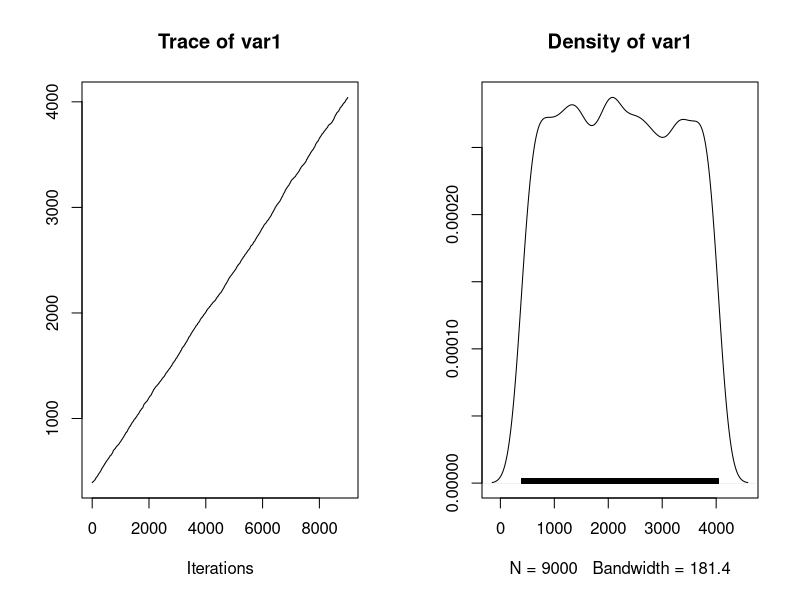
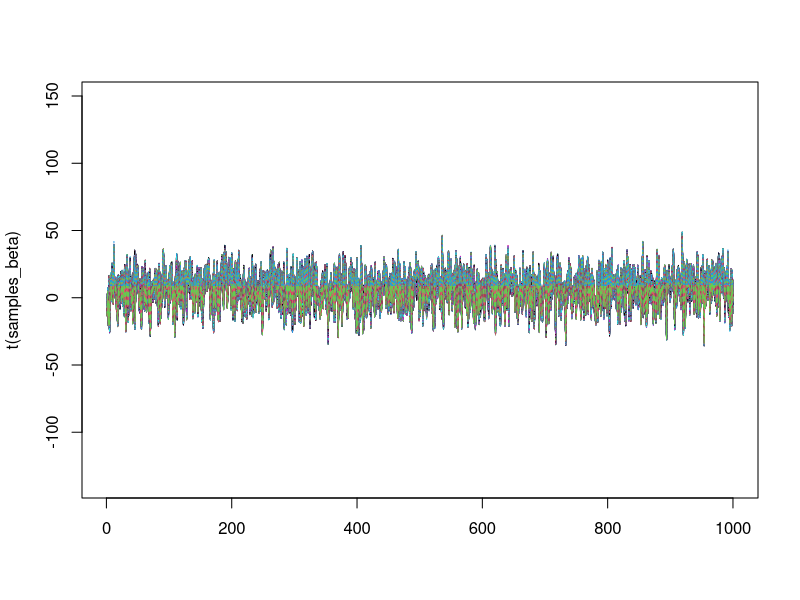

These charts were generated, in order, by the following R code: (Note: a time limit stopped this script after it produced the figures.)
set.seed(1000)

# Genero datos
N <- 1000
X <- matrix(rnorm(N*N),N,N)
y <- X%*%rep(8,N)+rnorm(N,0,1)
MCMCBetasI <- rep(1,N)

# Hiperparámetros (fijos)
sigma2_ <- 1
var <- 1
V <- diag(N)*var
b <- 1
a <- 0
vi <- 1
mi <- 0

# otras cantidades necesarias:
js <- jb <- 0
BurnIn <- 1000
TotIter <- 10000
AuxBurnIn <- 1
SaveResults <- list()

#https://brunaw.com/phd/mcmc/report.pdf

for(i in 1:TotIter){
  ## Proposal distribution for sigma2

  sigma2c = rgamma(1, (sigma2_^2)/var, scale=1/(sigma2_ / var))
  # Computing the ratio in the Metropolis-Hastings
  ratio_sigma2 = (((-N/2) * log(sigma2c) - 0.5/sigma2c *
   (t(y - (X%*%MCMCBetasI))%*%(y-(X%*%MCMCBetasI))) - 
     log(b - a) + 1/sigma2_ + 
     dgamma(sigma2_, (sigma2c^2)/var, scale = 1/(sigma2c / var))) -
     ((-N/2) * log(sigma2_) - 0.5/sigma2_ * 
        (t(y - (X%*%MCMCBetasI))%*%(y-(X%*%MCMCBetasI))) -
        log(b - a) + 1/sigma2c + 
        dgamma(sigma2c, (sigma2_^2)/var, scale = 1/(sigma2_ / var))))
  # Accept/Reject step for sigma2
  if(runif(1) < min(1, exp(ratio_sigma2)))
  {
    sigma2_ = sigma2c
    js = js +1
  }
  
  ## Proposal distribution for beta
  
  MCMCBetasC <- sapply(MCMCBetasI, function(x)rnorm(1,x,1))
  
  # Computing the ratio:
  ratio_beta <- ((-0.5/sigma2_* (t(y - (X %*% MCMCBetasC)) %*%
    (y - (X %*% MCMCBetasC)) - 0.5/vi*sum(abs(MCMCBetasC - mi))^2)) -
      (-0.5/sigma2_* (t(y - (X %*% MCMCBetasI)) %*%
  (y - (X %*% MCMCBetasI)) - 0.5/vi*sum(abs(MCMCBetasI - mi))^2)))
  # Accept/Reject step for beta
  if(runif(1) < min(1, exp(ratio_beta)))
  {
    MCMCBetasI <- MCMCBetasC
    jb <- jb+1
  }
  
  ## Leave burned runs out
  if (i > BurnIn){
    # Saving results
    SaveResults[[AuxBurnIn]] <- c(AuxBurnIn, MCMCBetasI, sigma2_)
    AuxBurnIn <- AuxBurnIn + 1
  }
  print(i)
}

### See results: use coda package
### 


library(coda)
# http://www.math.kit.edu/stoch/lehre/abib2010w/media/coda.pdf
samples_beta <- as.mcmc(t(matrix(unlist(SaveResults),nrow=1002))[,2:1001])
samples_sigma <- as.mcmc(t(matrix(unlist(SaveResults),nrow=1002))[,1002])
plot(samples_sigma)
matplot(t(samples_beta), type="l")
raftery.diag(samples)
effectiveSize(samples)
rejectionRate(samples)
